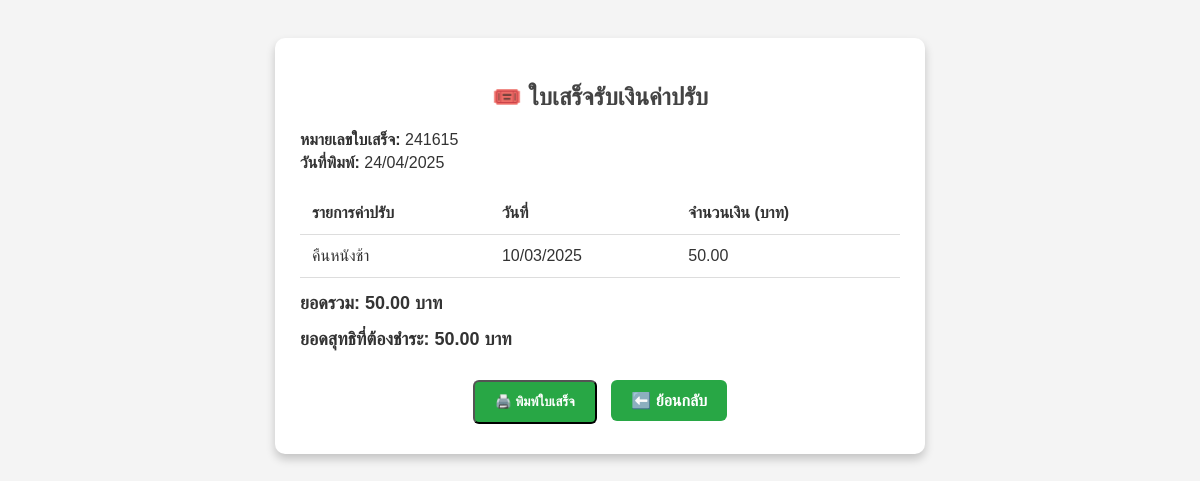
Page /fine_receipt.php?customer_id=1000000000001 on the committed database.
### tables this page shows
CREATE TABLE `fine` (
  `fine_ID` int(11) NOT NULL,
  `fine_type` varchar(30) NOT NULL,
  `damage_price` decimal(10,2) NOT NULL,
  `fine_date` date NOT NULL,
  `fine_status` enum('ยังไม่ได้ชำระ','ชำระแล้ว') NOT NULL DEFAULT 'ยังไม่ได้ชำระ',
  `customer_ID` bigint(20) NOT NULL
);

### fine_receipt.php (the view, shortened to what this page needs)
<?php
include('db.php');
$customer_id = intval($_GET['customer_id']);
$stmt = $conn->prepare("SELECT fine_type, damage_price, fine_date FROM fine WHERE customer_ID = ?");
$stmt->bind_param("i", $customer_id);
$stmt->execute();
$result = $stmt->get_result();
$fines = [];
$total_price = 0;
while ($row = $result->fetch_assoc()) {
    $fines[] = $row;
    $total_price += $row['damage_price'];
}
$net_total = $total_price;
$current_date_display = date("d/m/Y");
?>
<!DOCTYPE html>
<html lang="th">
<head>
</head>
<body>
<div class="receipt-container">
    <h2>🎟️ ใบเสร็จรับเงินค่าปรับ</h2>
    <div class="receipt-details">
        <p><strong>หมายเลขใบเสร็จ:</strong> <?= rand(100000,999999); ?></p>
        <p><strong>วันที่พิมพ์:</strong> <?= $current_date_display; ?></p>
    </div>
    <table>
        <thead>
            <tr>
                <th>รายการค่าปรับ</th>
                <th>วันที่</th>
                <th>จำนวนเงิน (บาท)</th>
            </tr>
        </thead>
        <tbody>
            <?php foreach ($fines as $fine): ?>
                <tr>
                    <td><?= htmlspecialchars($fine['fine_type']); ?></td>
                    <td><?= htmlspecialchars(date("d/m/Y", strtotime($fine['fine_date']))); ?></td>
                    <td><?= number_format($fine['damage_price'], 2); ?></td>
                </tr>
            <?php endforeach; ?>
        </tbody>
    </table>
    <div class="total"><strong>ยอดรวม: <?= number_format($total_price, 2); ?> บาท</strong></div>
    <div class="net-total"><strong>ยอดสุทธิที่ต้องชำระ: <?= number_format($net_total, 2); ?> บาท</strong></div>
    <div class="btn-area">
        <button onclick="window.print()" class="btn">🖨️ พิมพ์ใบเสร็จ</button>
        <a href="customer_detail.php?customer_id=<?= $customer_id ?>" class="btn">⬅️ ย้อนกลับ</a>
    </div>
</div>
</body>
</html>

### fine_receipt.php (style rules this page uses)
body { font-family: 'Sarabun', sans-serif; background-color: #f4f4f4; color: #333; padding: 30px; }
.receipt-container { background-color: white; padding: 25px; border-radius: 10px; max-width: 600px; margin: auto; box-shadow: 0 5px 10px rgba(0,0,0,0.2); }
h2 { text-align: center; color: #444; }
.receipt-details p { margin: 5px 0; }
table { width: 100%; border-collapse: collapse; margin-top: 20px; }
th, td { padding: 12px; border-bottom: 1px solid #ddd; text-align: left; }
.total, .discount, .net-total { margin-top: 15px; font-size: 18px; }
.btn-area { margin-top: 25px; text-align: center; }
.btn { background-color: #28a745; color: white; padding: 12px 20px; text-decoration: none; border-radius: 6px; margin: 5px; font-weight: bold; cursor: pointer; }

### rows in the picture
fine: fine_type "คืนหนังช้า", fine_date "10/03/2025", damage_price "50.00"

### other values in the picture
$total_price "50.00"
$net_total "50.00"
